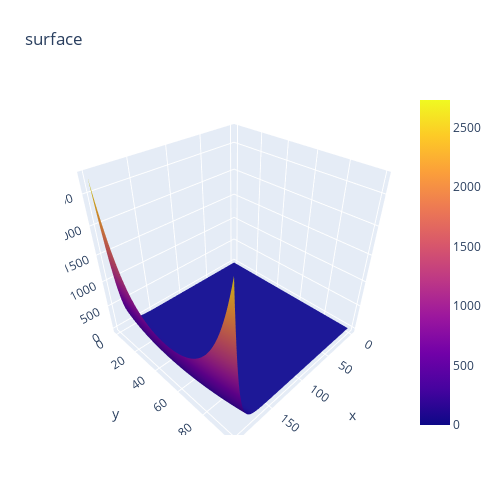

Here is the notebook cell this chart was saved with:
### Code cell
# noise_generator = PerlinNoise(octaves=2, seed=1)
#K = lambda point: 1/((np.exp((-np.power(np.linalg.norm(point-0.5), 2)) / (0.5/3)**1) * 1000) + (np.exp((-np.power(np.linalg.norm((point-1)-0.5), 2)) / (0.5/3)**1) * 1000) + (np.exp((-np.power(np.linalg.norm((point-2)-0.5), 2)) / (0.5/3)**1) * 1000) + (np.exp((-np.power(np.linalg.norm((point-3)-0.5), 2)) / (0.5/3)**1) * 1000))
K = lambda point: 1/(np.exp((-np.power(np.linalg.norm(point-0.5), 2)) / (0.5/3)**1) * 1000)

noise = np.array([[K(np.array([i/100, j/100])) for j in range(200)] for i in range(100)])

fig = go.Figure(data=[
    go.Surface(z=noise)
    ])
fig.update_layout(title='surface', autosize=False,
                  width=500, height=500,
                  margin=dict(l=65, r=50, b=65, t=90))

fig.show()

### Figure 1 — Plotly figure (JSON) as saved in the notebook; plotly's stock layout.template omitted (floating-point values rounded to 4 significant figures; data arrays with more than 128 entries replaced by an {"elided": "..."} marker saying what was removed)
{"data": [{"type": "surface", "z": {"elided": "100x200 float values"}}], "layout": {"autosize": false, "height": 500, "margin": {"b": 65, "l": 65, "r": 50, "t": 90}, "title": {"text": "surface"}, "width": 500}}
